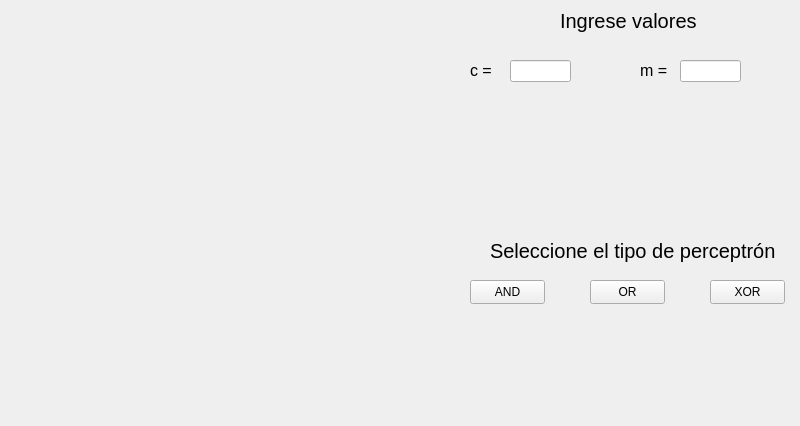
<?xml version="1.0" encoding="UTF-8"?>
<ui version="4.0">
 <class>MainWindow</class>
 <widget class="QMainWindow" name="MainWindow">
  <property name="geometry">
   <rect>
    <x>0</x>
    <y>0</y>
    <width>800</width>
    <height>426</height>
   </rect>
  </property>
  <property name="windowTitle">
   <string>Perceptrón</string>
  </property>
  <widget class="QWidget" name="centralwidget">
   <widget class="QWidget" name="verticalLayoutWidget">
    <property name="geometry">
     <rect>
      <x>10</x>
      <y>10</y>
      <width>441</width>
      <height>401</height>
     </rect>
    </property>
    <layout class="QVBoxLayout" name="test"/>
   </widget>
   <widget class="QLabel" name="label">
    <property name="geometry">
     <rect>
      <x>490</x>
      <y>230</y>
      <width>291</width>
      <height>41</height>
     </rect>
    </property>
    <property name="font">
     <font>
      <pointsize>15</pointsize>
     </font>
    </property>
    <property name="text">
     <string>Seleccione el tipo de perceptrón</string>
    </property>
   </widget>
   <widget class="QLabel" name="label_2">
    <property name="geometry">
     <rect>
      <x>560</x>
      <y>0</y>
      <width>141</width>
      <height>41</height>
     </rect>
    </property>
    <property name="font">
     <font>
      <pointsize>15</pointsize>
     </font>
    </property>
    <property name="text">
     <string>Ingrese valores</string>
    </property>
   </widget>
   <widget class="QLineEdit" name="peso">
    <property name="geometry">
     <rect>
      <x>510</x>
      <y>60</y>
      <width>61</width>
      <height>22</height>
     </rect>
    </property>
   </widget>
   <widget class="QLabel" name="label_3">
    <property name="geometry">
     <rect>
      <x>470</x>
      <y>60</y>
      <width>31</width>
      <height>20</height>
     </rect>
    </property>
    <property name="font">
     <font>
      <pointsize>12</pointsize>
     </font>
    </property>
    <property name="text">
     <string>c =</string>
    </property>
   </widget>
   <widget class="QLabel" name="label_4">
    <property name="geometry">
     <rect>
      <x>640</x>
      <y>60</y>
      <width>31</width>
      <height>20</height>
     </rect>
    </property>
    <property name="font">
     <font>
      <pointsize>12</pointsize>
     </font>
    </property>
    <property name="text">
     <string>m =</string>
    </property>
   </widget>
   <widget class="QLineEdit" name="pend">
    <property name="geometry">
     <rect>
      <x>680</x>
      <y>60</y>
      <width>61</width>
      <height>22</height>
     </rect>
    </property>
   </widget>
   <widget class="QPushButton" name="cAND">
    <property name="geometry">
     <rect>
      <x>470</x>
      <y>280</y>
      <width>75</width>
      <height>24</height>
     </rect>
    </property>
    <property name="text">
     <string>AND</string>
    </property>
   </widget>
   <widget class="QPushButton" name="cOR">
    <property name="geometry">
     <rect>
      <x>590</x>
      <y>280</y>
      <width>75</width>
      <height>24</height>
     </rect>
    </property>
    <property name="text">
     <string>OR</string>
    </property>
   </widget>
   <widget class="QPushButton" name="cXOR">
    <property name="geometry">
     <rect>
      <x>710</x>
      <y>280</y>
      <width>75</width>
      <height>24</height>
     </rect>
    </property>
    <property name="text">
     <string>XOR</string>
    </property>
   </widget>
   <widget class="QLabel" name="warning">
    <property name="geometry">
     <rect>
      <x>510</x>
      <y>115</y>
      <width>231</width>
      <height>41</height>
     </rect>
    </property>
    <property name="text">
     <string/>
    </property>
   </widget>
  </widget>
 </widget>
 <resources/>
 <connections/>
</ui>
